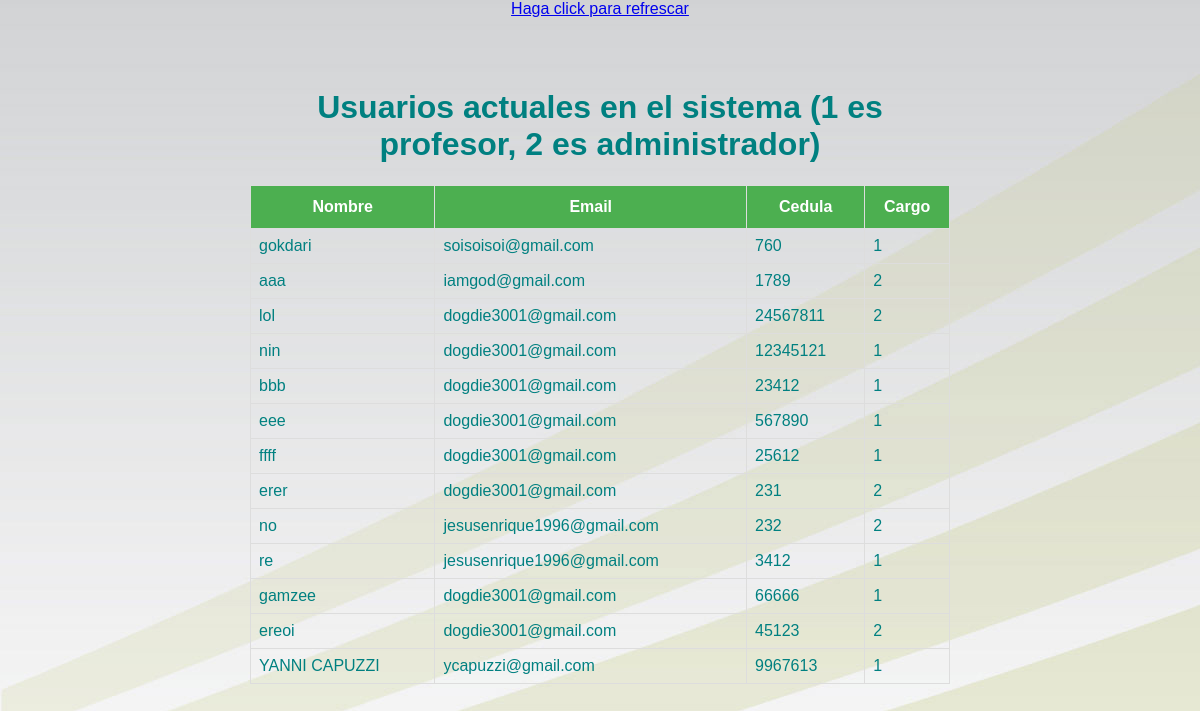
Page /cambiar.php on the committed database.
### tables this page shows
CREATE TABLE `usuarios` (
  `id` int(11) NOT NULL AUTO_INCREMENT,
  `nombre` varchar(100) NOT NULL,
  `clave` varchar(100) NOT NULL,
  `email` varchar(100) NOT NULL,
  `cedula` int(11) NOT NULL,
  `Cargo` int(11) NOT NULL,
  PRIMARY KEY (`id`)
);

### cambiar.php (the view, shortened to what this page needs)
<?php
include_once("connection.php");
$sql = "SELECT * FROM `usuarios` limit 69 ";
$queryRecords = mysqli_query($conn, $sql) or die("Error al buscar");
?>
<html>
<head>
<link rel="stylesheet" href="estilos\clase.css">
</head>
<body>
<div style="text-align: center;"><a href="cambiar.php">Haga click para refrescar</a></div>
<div class="container" style="padding:50px 250px;">
<center><h1>Usuarios actuales en el sistema (1 es profesor, 2 es administrador)</h1></center>
<table id="employee_grid" name="employee_grid" class="table table-condensed table-hover table-striped bootgrid-table" width="60%" cellspacing="0">
   <thead>
      <tr>
         <th><center>Nombre</center></th>
         <th><center>Email</center></th>
		 <th><center>Cedula</center></th>
		 <th><center>Cargo</center></th>
      </tr>
   </thead>
   <tbody id="_editable_table">
      <?php foreach($queryRecords as $res) :?>
      <tr data-row-id="<?php echo $res['id'];?>">
         <td class="editable-col" contenteditable="false" colcambiar='0' oldVal ="<?php echo $res['nombre'];?>"><?php echo $res['nombre'];?></td>
         <td class="editable-col" contenteditable="false" colcambiar='1' oldVal ="<?php echo $res['email'];?>"><?php echo $res['email'];?></td>
         <td class="editable-col" contenteditable="false" colcambiar='2' oldVal ="<?php echo $res['cedula'];?>"><?php echo $res['cedula'];?></td>
		 <td class="editable-col" contenteditable="true"  colcambiar='3' oldVal ="<?php echo $res['Cargo'];?>"><?php echo $res['Cargo'];?></td>
   </tr>
	  <?php endforeach;?>
   </tbody>
</table>
</div>
</html>

### estilos/clase.css (style rules this page uses)
body { font-family:Arial,Helvetica,sans-serif;color:teal;padding:0;margin:0;background-image:url(imagenes/fondo_une.jpg) }
#employee_grid { font-family:"Trebuchet MS",Arial,Helvetica,sans-serif;border-collapse:collapse;width:100% }
#employee_grid td,#employee_grid th { border:1px solid #ddd;padding:8px }
#employee_grid th { padding-top:12px;padding-bottom:12px;text-align:left;background-color:#4CAF50;color:#fff }

### cambiar.php (style rules this page uses)
body { background-image: url("imagenes/fondo_une.jpg") }

### rows in the picture
usuarios: nombre "gokdari", email "soisoisoi@gmail.com", cedula "760", Cargo "1"
usuarios: nombre "aaa", email "iamgod@gmail.com", cedula "1789", Cargo "2"
usuarios: nombre "lol", email "dogdie3001@gmail.com", cedula "24567811", Cargo "2"
usuarios: nombre "nin", email "dogdie3001@gmail.com", cedula "12345121", Cargo "1"
usuarios: nombre "bbb", email "dogdie3001@gmail.com", cedula "23412", Cargo "1"
usuarios: nombre "eee", email "dogdie3001@gmail.com", cedula "567890", Cargo "1"
usuarios: nombre "ffff", email "dogdie3001@gmail.com", cedula "25612", Cargo "1"
usuarios: nombre "erer", email "dogdie3001@gmail.com", cedula "231", Cargo "2"
usuarios: nombre "no", email "jesusenrique1996@gmail.com", cedula "232", Cargo "2"
usuarios: nombre "re", email "jesusenrique1996@gmail.com", cedula "3412", Cargo "1"
usuarios: nombre "gamzee", email "dogdie3001@gmail.com", cedula "66666", Cargo "1"
usuarios: nombre "ereoi", email "dogdie3001@gmail.com", cedula "45123", Cargo "2"
usuarios: nombre "YANNI CAPUZZI", email "ycapuzzi@gmail.com", cedula "9967613", Cargo "1"
